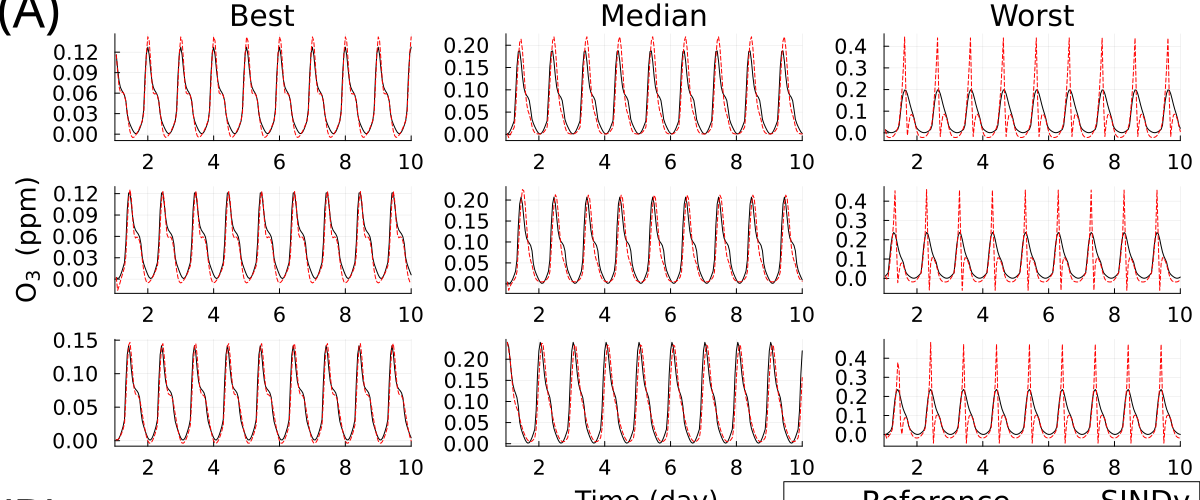

The script that drew this image:
using DataDrivenDiffEq
using LinearAlgebra
using ModelingToolkit
using OrdinaryDiffEq
using Plots
using Statistics
using DataDrivenSparse
using ProgressLogging
using Symbolics
using Optimization
using OptimizationPolyalgorithms
using Combinatorics, Transducers
using OptimizationOptimJL
using ForwardDiff
using JLD2
using Setfield
using StatsBase
using BenchmarkTools
using SciMLSensitivity
using Flux
using Zygote
using DataFrames, CSV
using Hyperopt
using Statistics
import ColorSchemes.tab20
import ColorSchemes.grayC100

cd(Base.source_path()*"/..")
include("../../ref_model/ref_model_hvvar.jl")
using .RefModel

#################### Part 1: generate reference data ####################

ref_model = ChemSys()
nspecs = 11
equations(convert(ODESystem, ref_model.rn))

ndays = 3
timelength = 60 * (ndays * 24) # minutes
saveat = 60.0 # minutes

nruns = 3000
idx = 0

ref_data_all = []
ref_params_all = []
for idx in 0:0
    JLD2.@load "../../dataset/ref_data_train.jld" ref_data_train ref_params_train times_train
    push!(ref_data_all, ref_data_train)
    push!(ref_params_all, ref_params_train)
    global times = times_train
end
ref_data = cat(ref_data_all...;dims=3)
ref_params = vcat(ref_params_all...)


    
    function gen_emit(emit, hv_shift, initphase_2)
        emit_1(t) = emit
        emit_2(t) = emit*sin(t/720*pi - initphase_2) 
        emit_func(t) = 0.95*emit_1(t) + 0.05*emit_2(t)
        return emit_func
    end
    
    function emit_func(emit, hv_shift, initphase_2, t)

        emit_1 = emit
        emit_2 = emit*sin(t/720*pi - initphase_2) 
        emit = 0.95*emit_1  + 0.05*emit_2
        return emit
    end
    
    function gen_hv(hv_shift)
        hv_1(t) = max(sin((t+hv_shift)/720*pi - pi/2),0.0)
        hv_2(t) = max((sin((t+hv_shift)/720*pi - pi/2) + 1.0) / 2.0, 0.0)
        hv_func(t) = hv_1(t) * 0.9 + hv_2(t) * 0.1
        return hv_func
    end

    function hv_func(hv_shift, t)
        hv_1 = max(sin((t+hv_shift)/720*pi - pi/2),0.0)
        hv_2 = max((sin((t+hv_shift)/720*pi - pi/2) + 1.0) / 2.0, 0.0)
        hv_1 * 0.9 + hv_2 * 0.1
    end

    rkppmmin(rk1,press,tempk) = rk1 * 60.0 *  7.34e+15 * press / tempk
    # Reaction rate constants
    rk2(press, tempk) = rkppmmin(6.0e-34 * ( tempk/300. )^(-2.3) * 7.34e+21 * press / tempk, press, tempk)
    rk3(press, tempk) = rkppmmin(2.e-12 * exp(-1400/tempk), press, tempk)
    rk6(press, tempk) = rkppmmin(1.2e-14 * tempk^1 * exp(+287/tempk), press, tempk)
    rk7(press, tempk) = rkppmmin(3.7e-12 * exp(+250/tempk), press, tempk)
    function rk8(press, tempk)
        rk0 = 2.0e-30 * ( tempk/300 )^(-3.0)
        rki = 2.5e-11 * ( tempk/300 )^0
        rm = 7.34e+21 * press / tempk
        rb = 0.6^(1.0 / ( 1.0 + (log10(rk0*rm/rki))^2.0 ))
        rk8 = rk0 * rm * rb / (1.0 + rk0*rm/rki)
        rk8 = rkppmmin(rk8,press,tempk)
    end
    rk10(press, tempk) = rkppmmin(3.3e-12 * exp(-200.0/tempk),press,tempk)
#end




n_pr = 6
idx = 3
n_components = [1, 2, 3, 4][idx]
λ=[7.408656834939568e-6, 5.074705239490476e-6, 4.010572880855496e-5, 2.7471207892708143e-5][idx]
ε=[8.62723729246145e-5, 5.169241873891593e-6, 2.5049415421845025e-5, 1.0092715146305697e-6][idx]
β=[5.202404809619239, 3.2605210420841684 , 3.1843687374749496, 5.754509018036073][idx]

#λ=3.40041193270371e-5
#ε=1.8979216428391035e-6
#β=3.248248248248248

ref_mean = mean(Array(ref_data), dims=(2,3))[:]
B = reshape((Array(ref_data) .- ref_mean) , nspecs, :)
B_ = copy(B)
B_[n_pr,:] .=  B_[n_pr,:].*β
B = B_
F = svd(B)

function create_prob(ref_data, ref_params, times, i)
    press, tempk, emission1_init, emission2_init, emission3_init, emit1_initphase_2, emit2_initphase_2, emit3_initphase_2, hv_shift = ref_params[i]
    hv_func = gen_hv(hv_shift)
    emit1func = gen_emit(emission1_init, hv_shift, emit1_initphase_2)
    emit2func = gen_emit(emission2_init, hv_shift, emit2_initphase_2)
    emit3func = gen_emit(emission3_init, hv_shift, emit3_initphase_2)
    s = (Array(ref_data[:, :, i]) .- ref_mean) 
    s[n_pr,:,:] .=  s[n_pr,:,:] .* β
    X = (F.U[:, 1:n_components]' * s)
    nc =  1.0e-4 # Constant for rate normalization for gradient descent.
    (X = X, t = times,
        U = (u, p, t) -> [emit1func(t), emit2func(t), emit3func(t), hv_func(t)],
        p=[press, tempk, emission1_init, emission2_init, emission3_init, 
        emit1_initphase_2, emit2_initphase_2, emit3_initphase_2,hv_shift]
    )
end

#probnames = Tuple(Symbol.(["prob$i" for i in 1:nruns]));
#probdata = Tuple([create_prob(ref_data, ref_params, times, i) for i in 1:nruns]);
#probtuple = NamedTuple{probnames}(probdata);
#probs = DataDrivenDiffEq.ContinuousDataset(probtuple);

want_specs = setdiff(1:13, [ref_model.specmap["O2"], ref_model.specmap["H2O"]])
specs = reshape((states(ref_model.rn)[want_specs]),(1,11))
specs = [string(i)[1:(end-3)] for i in specs ]


function solve_rmse(ode_prob, forcing_params, data_prob, all_params; kwargs...)
    prob2 = prob_func(ode_prob, forcing_params, all_params, data_prob.X[:,1])
    estimate = solve(prob2, Tsit5(), saveat=saveat)
end

function rmse(ode_prob, ref_params, probs, all_params, nruns)
    estimates = [] 
    truedata = []
    #rmse_sum = 0.0
    for i ∈ 1:nruns
        estimate = solve_rmse(ode_prob, ref_params[i], probs.probs[i], all_params)
        push!(truedata,Array(probs.probs[i].X))
        push!(estimates,Array(estimate)) #
    end
    truedata = permutedims(reshape(vcat(truedata...),(n_components,nruns,:)),(1,3,2)) 
    estimates = permutedims(reshape(vcat(estimates...),(n_components,nruns,:)),(1,3,2))#
    RMSETrain = rmsd(truedata, estimates)
end


function plot_rollout(ode_prob, forcing_params, data_prob, all_params; kwargs...)
    prob2 = prob_func(ode_prob, forcing_params, all_params, data_prob.X[:,1])
    estimate = solve(prob2, Tsit5(),saveat=saveat)
    plot(data_prob.t, data_prob.X',
        label=reshape(["y$(i)" for i in 1:n_components],(1,n_components)), 
        linecolor=[:black :red :blue :orange], xlabel = "Time (s)", ylabel = "Conc. (ppm)", margin = 8Plots.mm
        ; kwargs...)
    plot!(estimate, linestyle=:dash, label=reshape(["y$(i)_pred" for i in 1:n_components],(1,n_components)),
        linecolor=[:black :red :blue :orange], xlabel = "Time (s)", ylabel = "Conc. (ppm)", margin = 8Plots.mm
        ; kwargs...)
    plot!(estimate.t, estimate[hv]./10, label=hv, xlabel = "Time (s)", ylabel = "Conc. (ppm)",
        linecolor=:gray80, margin = 8Plots.mm
        ; kwargs...)
end

function plot_rollouts(ode_prob, ref_params, probs, all_params)
   p = [] 
   for i ∈ 1:16
        push!(p, plot_rollout(ode_prob, ref_params[i], probs.probs[i], all_params;
            legend=(i==1 ? :best : :none),legendfontsize=8))
   end
   plot(p...,size=(1500, 1000))
end

function run_rollout(ode_prob, forcing_params, data_prob, all_params; kwargs...)
    prob2 = prob_func(ode_prob, forcing_params, all_params, data_prob.X[:,1])
    #display(prob2.p)
    estimate = solve(prob2, Tsit5(), saveat=saveat)
end
function run_rollouts(ode_prob, ref_params, probs, all_params)
   for i ∈ 1:nruns
    run_rollout(ode_prob, ref_params[i], probs.probs[i], all_params)
   end
end

function prob_func(prob, forcing_params, all_params, u0)
    x0 = [u[j]=>u0[j] for j in 1:n_components]
    p = copy(all_params)
    p[i_press] = forcing_params[1]
    p[i_tempk] = forcing_params[2]
    p[i_emission1_init] = forcing_params[3]
    p[i_emission2_init] = forcing_params[4]
    p[i_emission3_init] = forcing_params[5]
    p[i_emit1_initphase_2] = forcing_params[6]
    p[i_emit2_initphase_2] = forcing_params[7]
    p[i_emit3_initphase_2] = forcing_params[8]
    p[i_hv_shift] = forcing_params[9]

    remake(prob, 
        u0 = ModelingToolkit.varmap_to_vars(x0, states(simple_sys)),
        p = p,
    )
end

function plot_rollout_decoded(ode_prob, forcing_params, data_prob, ref_data, all_params; kwargs...)
    prob2 = prob_func(ode_prob, forcing_params, all_params, data_prob.X[:,1])
    estimate = solve(prob2, Tsit5(), saveat=saveat)
    decoded = (F.U[:, 1:n_components] * Array(estimate)) .+ ref_mean
    #rmse = StatsBase.rmsd(decoded,ref_data)
    plot(estimate.t, ref_data', linecolor=[:black :red :blue],xlabel="Time (s)", ylabel="Conc. (ppm)" ; kwargs...)
    plot!(estimate.t, decoded', linestyle=:dash, linecolor=[:black :red :blue]; kwargs...)
    plot!(estimate.t, estimate[hv], label=hv, linecolor=:gray80; kwargs...)
end

function plot_rollouts_decoded(ode_prob, times, ref_params, probs, ref_data, all_params, species)
   p = []
   results = run_ensemble(ode_prob, ref_params, probs.probs, all_params)
   for i ∈ 1:16
        decoded = (F.U[:, 1:n_components] * Array(results[i]))
        decoded[n_pr,:] = decoded[n_pr,:]./β
        decoded = decoded .+ ref_mean
        decoded = copy(decoded[species,:])
        
        p1 = plot(times, ref_data[species, :, i]', 
            label=specs[:,species], 
            legend=(i==1 ? :best : :none), 
            linecolor=tab20[1:11]', 
            margin = 8Plots.mm,
            xlabel="Time (s)", ylabel="Conc. (ppm)" )
        plot!(results[i].t, decoded', label= :none, linestyle=:dash, linecolor=tab20[1:11]', margin = 8Plots.mm)
        #plot!(results[i].t, results[i][hv]./10, label=hv, linecolor=:gray80)
        push!(p, p1)
    end
   plot(p..., size=(1500, 1000))
end

function run_pca(ode_prob, ref_params, probs, all_params,nruns)
    estimates = [] 
    truedata = []
    #rmse_sum = 0.0
    for i ∈ 1:nruns
        estimate = solve_rmse(ode_prob, ref_params[i], probs.probs[i], all_params)
        push!(truedata,Array(probs.probs[i].X))
        push!(estimates,Array(estimate)) #
    end
    truedata = permutedims(reshape(vcat(truedata...),(n_components,nruns,:)),(1,3,2)) 
    estimates = permutedims(reshape(vcat(estimates...),(n_components,nruns,:)),(1,3,2))#
    RMSETrain = rmsd(truedata, estimates)
    return truedata, estimates
end
        
        
function run_decoded(ode_prob, ref_params, probs, all_params,nruns)
    estimates = [] 
    #truedata = []
    #rmse_sum = 0.0
    for i ∈ 1:nruns
        estimate = solve_rmse(ode_prob, ref_params[i], probs.probs[i], all_params)
        
        #truedata_ = (F.U[:, 1:n_components] * Array(probs.probs[i].X)) .+ ref_mean
        decoded = (F.U[:, 1:n_components] * Array(estimate))
        decoded[n_pr,:] = decoded[n_pr,:]./β
        decoded = decoded .+ ref_mean
    
        #push!(truedata,Array(truedata_))#
            
        push!(estimates,Array(decoded)) #
    end
    #truedata = permutedims(reshape(vcat(truedata...),(nspecs ,nruns,:)),(1,3,2)) 
    estimates = permutedims(reshape(vcat(estimates...),(nspecs ,nruns,:)),(1,3,2))#
    #RMSE = rmsd(truedata, estimates)
end


function rmse_decoded(ode_prob, ref_params, probs, all_params, ref_data, nruns, specs)
    estimates = [] 
    truedata = []
    rmse_sum = 0.0
    for i ∈ 1:nruns
        estimate = solve_rmse(ode_prob, ref_params[i], probs.probs[i], all_params)
        
        truedata_ = (F.U[:, 1:n_components] * Array(probs.probs[i].X)) .+ ref_mean
        decoded = (F.U[:, 1:n_components] * Array(estimate))
        decoded[n_pr,:] = decoded[n_pr,:]./β
        decoded = decoded .+ ref_mean
    
        push!(truedata,Array(truedata_))#
            
        push!(estimates,Array(decoded)) #
    end
    truedata = ref_data[specs,:,:]
    estimates = permutedims(reshape(vcat(estimates...),(nspecs ,nruns,:)),(1,3,2))[specs,:,:]
    
    truedata = reshape(truedata, (size(truedata)[1]*size(truedata)[2],))
    estimates = reshape(estimates, (size(estimates)[1]*size(estimates)[2],))
    ref_data
    RMSE = rmsd(truedata, estimates)
    #truedata#, estimates
end


function run_ensemble(prob, forcing_params, data_probs, all_params)   
    function setup(prob,i,repeat)
        u0 = data_probs[i].X[:,1]
        prob_func(prob, forcing_params[i], all_params, u0)
    end

    ensemble_prob = EnsembleProblem(prob, prob_func=setup)

    res = solve(ensemble_prob, Tsit5(),EnsembleSerial(),trajectories=length(forcing_params), 
        saveat=saveat)
end


@parameters t
@variables u(t)[1:n_components]
@parameters press tempk hv_shift emit1_initphase_2 emit2_initphase_2 emit3_initphase_2 emission1_init emission2_init emission3_init
@parameters emission1 emission2 emission3 hv
u = collect(u)

h = Num[
    -0.4/(100*12) * 60; 
    -4/(100*15)* 60; 
    -0.5/(100*2) * 60; 
    -0.1/(100*2) * 60; 
    -0.03/2 * 60; 
    -0.1/100 * 60;
    0.001*emission1;
    0.1*emission2;
    0.001*emission3;
    polynomial_basis(u,3);
    polynomial_basis(u,2).*tempk*press;
    polynomial_basis(u,2).*hv;
]

basis = Basis(h, u, parameters = [press, tempk,
                emission1_init, emission2_init, emission3_init, emit1_initphase_2, emit2_initphase_2, emit3_initphase_2, hv_shift], 
                controls = [emission1, emission2, emission3, hv])

#opt = STLSQ(λ)
#tmp_res = solve(probs, basis, opt)

#global rss_val = rss(tmp_res)
#global res = tmp_res

#system = get_basis(res)
#params = get_parameter_map(system)
JLD2.@load "../../sindy_model/model_system_params_3000_ncomp_$(n_components).jld" system params F ref_mean


sys_eqn = (equations(system))
nexp = 3
if nexp%2==0
    expo = nexp+1
else
    expo = nexp +2
end

for i in 1:n_components
   global sys_eqn = @set sys_eqn[i].rhs +=  - ε*(u[i])^expo
end


@variables hv emission1 emission2 emission3
eqs = [
    (sys_eqn);
    hv ~ hv_func(hv_shift, t);
    emission1 ~ emit_func(emission1_init, hv_shift, emit1_initphase_2, t)
    emission2 ~ emit_func(emission2_init, hv_shift, emit2_initphase_2, t)
    emission3 ~ emit_func(emission3_init, hv_shift, emit3_initphase_2, t)

]


@named sys = ODESystem(
    eqs,
    get_iv(system),
    states(system),
    [setdiff(parameters(system), [hv]);],
)
simple_sys = structural_simplify(sys)

ps = [get_parameter_map(system); ]
ode_prob = ODEProblem(simple_sys, zeros(n_components), (times[1], times[end]),ps)

indexof(sym,syms) = findfirst(isequal(sym),syms)
i_press = indexof(press, parameters(sys))
i_tempk = indexof(tempk, parameters(sys))
i_emission1_init = indexof(emission1_init, parameters(sys))
i_emission2_init = indexof(emission2_init, parameters(sys))
i_emission3_init = indexof(emission3_init, parameters(sys))
i_emit1_initphase_2 = indexof(emit1_initphase_2, parameters(sys))
i_emit2_initphase_2 = indexof(emit2_initphase_2, parameters(sys))
i_emit3_initphase_2 = indexof(emit3_initphase_2, parameters(sys))
i_hv_shift = indexof(hv_shift, parameters(sys))



#ref_data_compressed = []
#for i in 1:nruns
#    push!(ref_data_compressed, probs.probs[i].X)
#end
#ref_data_compressed = permutedims(reshape(vcat(ref_data_compressed...),(n_components,nruns,:)),(1,3,2)) 


nruns_test = 375
ndays_test = 10

JLD2.@load "../../dataset/ref_data_test.jld" ref_data_test ref_params_test times_test
probnames_test = Tuple(Symbol.(["prob$i" for i in 1:nruns_test]));
probdata_test = Tuple([create_prob(ref_data_test, ref_params_test, times_test, i) for i in 1:nruns_test]);
probtuple_test = NamedTuple{probnames_test}(probdata_test);
probs_test = DataDrivenDiffEq.ContinuousDataset(probtuple_test);

ode_prob_test = ODEProblem(simple_sys, zeros(n_components), (times_test[1], times_test[end]), ps)

sqrt(sum((ref_data_test[6,:,:]).^2)/(nruns_test*216))
#test_prediction = run_decoded(ode_prob_test, ref_params_test, probs_test, ode_prob_test.p, nruns_test)
#ref_data_test[6,:,1]
#test_prediction[6,:,1]
#specs
#plot(ref_data_test[6,:,11])
#plot!(test_prediction[6,:,11])
#JLD2.jldsave("testing_perform.jld"; ref_data_test, test_prediction, specs)


pwd()
for ispec in 1:11
#num_uns,ind_uns = run_successes(ode_prob_test, ref_params_test, probs_test, ode_prob_test.p, nruns_test)
percent = 95
predd = run_decoded(ode_prob_test, ref_params_test, probs_test, ode_prob_test.p, nruns_test)
ref_data_test
pred6 = run_decoded(ode_prob_test, ref_params_test, probs_test, ode_prob_test.p, nruns_test)[ispec,:,:]
rmsd(predd,ref_data_test)

0.0549
ref6 = ref_data_test[ispec,:,:]
err6 = (pred6 - ref6)#./ref6
mean6 = mean(ref6;dims=2)
upper6, lower6 = [], []
for i in 1:length(times_test)
    push!(upper6, percentile(err6[i,:],percent+(100-percent)/2))
    push!(lower6, percentile(err6[i,:],(100-percent)/2))
end

pred6_90 = run_decoded(ode_prob_test, ref_params_test, probs_test, ode_prob_test.p, nruns_test)[ispec,:,:]
ref6_90 = ref_data_test[ispec,:,:]
err6_90 = (pred6_90 - ref6_90)#./ref6_90
mean6_90 = mean(ref6_90;dims=2)
upper6_90, lower6_90 = [], []
for i in 1:length(times_test)
    push!(upper6_90, percentile(err6_90[i,:],90+(100-90)/2))
    push!(lower6_90, percentile(err6_90[i,:],(100-90)/2))
end
        
pred6_100 = run_decoded(ode_prob_test, ref_params_test, probs_test, ode_prob_test.p, nruns_test)[ispec,:,:]
ref6_100 = ref_data_test[ispec,:,:]
err6_100 = (pred6_100 - ref6_100)#./ref6_100
mean6_100 = mean(ref6_100;dims=2)
upper6_100, lower6_100 = [], []
for i in 1:length(times_test)
    push!(upper6_100, percentile(err6_100[i,:],100+(100-100)/2))
    push!(lower6_100, percentile(err6_100[i,:],(100-100)/2))
end

pred6_80 = run_decoded(ode_prob_test, ref_params_test, probs_test, ode_prob_test.p, nruns_test)[ispec,:,:]
ref6_80 = ref_data_test[ispec,:,:]
err6_80 = (pred6_80 - ref6_80)#./ref6_80
mean6_80 = mean(ref6_80;dims=2)
upper6_80, lower6_80 = [], []
for i in 1:length(times_test)
    push!(upper6_80, percentile(err6_80[i,:],80+(100-80)/2))
    push!(lower6_80, percentile(err6_80[i,:],(100-80)/2))
end

import ColorSchemes.grayC100


rmsebycase = []

for i in 1:size(ref6,2)
    push!(rmsebycase, rmsd(ref6[:,i],pred6[:,i]))
end
rmsebycase
function plot_extreme_cases(scenario, err)

    function plot_case(ref, pred, time, ind, err_, scenario)
        p = [] 
        no = 1
        p_title = plot(title = "$(scenario)",titlefontsize = 20, grid = false, showaxis = false, bottom_margin = -160Plots.px)
        push!(p, p_title)
        for i in ind
            
            ptemp = plot(time./1440, ref[:,i];
                         legend=((no==1 && scenario=="Worst") ? :topright : :none), 
                         labels="Reference",
                         #title = "rmse = $(round(err_[i]; digits = 3))",
                         
                         xtickfontsize = 14, ytickfontsize = 14, 
                         xlabelfontsize = 18, ylabelfontsize = 18,
                         legendfontsize = 20,
                         xlim=(1,10),
                         #xlabel = (scenario == "Median" && no == 3 ? "Time (day)" : ""),
                         ylabel = (scenario == "Best" && no == 2 ? "$(specs[1,ispec]) (ppm)" : ""),
                         #ylim=((no==1 && scenario=="Worst") ? (0.0,0.335) : :best),
                         left_margin = (scenario == "Best" ? 8Plots.mm : 4Plots.mm ),
                         right_margin = (scenario == "Worst" ? 3Plots.mm : 1Plots.mm ),
                         bottom_margin = (no == 3 ? 7Plots.mm : 0Plots.mm ),
                         top_margin = (no == 1 ? 7Plots.mm : 3Plots.mm ),
                         color=:black,
                         formatter = identity)
            plot!(time./1440, pred[:,i]; 
                  labels="SINDy",
                  linestyle=:dash, color=:red)
            push!(p, ptemp)
            no+=1
        end
        plot(p...,size=(1200, 500),layout=(4,1))
    end

    if scenario == "Best"
        minicases = []
        local temp = err
        local inds = Array(1:length(err))
        for i in 1:3
                minicase = findmin(temp)[2]
                push!(minicases,inds[minicase])
                temp = temp[1:end .!= minicase]
                inds = inds[1:end .!= minicase]
        end
        println(minicases)
        plot_idx = setdiff(Array(1:length(err)), inds)
        return plotmin = plot_case(ref6, pred6, times_test, minicases, err, scenario)
    end

    if scenario == "Worst"
        maxicases = []
        local temp = err
        local inds = Array(1:length(err))
        for i in 1:3
                maxicase = findmax(temp)[2]
                push!(maxicases,inds[maxicase])
                temp = temp[1:end .!= maxicase]
                inds = inds[1:end .!= maxicase]
        end
        println(maxicases)
        plot_idx = setdiff(Array(1:length(err)), inds)
        return plotmax = plot_case(ref6, pred6, times_test, maxicases, err, scenario)
    end

    if scenario == "Median"
        rmsebycase_index = hcat(err,1:length(err))
        rmsebycase_index_order = hcat(rmsebycase_index,sortperm(rmsebycase))
        sorted_rmsebycase_index_order = sortslices(rmsebycase_index_order,dims=1,by=x->x[1],rev=false)
        median_ind = [sorted_rmsebycase_index_order[Int(floor(length(rmsebycase)/2))-1,2],
        sorted_rmsebycase_index_order[Int(floor(length(rmsebycase)/2)),2],
        sorted_rmsebycase_index_order[Int(floor(length(rmsebycase)/2))+1,2]]
        println(median_ind)
        return plotmax = plot_case(ref6, pred6, times_test, median_ind, err, scenario)
    end



end

plot_error =  plot(times_test./1440,mean(err6_100;dims=2); 
                   ribbon = (-lower6_100, upper6_100 ),
                   color = grayC100[20],
                   label="100%", 
                   xlabel="Time (day)",
                   ylabel = "$(specs[1,ispec]) (ppm)",
                   titlefontsize = 16,
                   xtickfontsize = 16, ytickfontsize = 16, 
                   xlabelfontsize = 18, ylabelfontsize = 18,
                   legendfontsize = 20,
                   linewidth=0,
                   #yticks=[-0.3, -0.2,-0.1,0,0.1,0.2,0.3],
                   left_margin = 8Plots.mm,
                   bottom_margin = 12Plots.mm,
                   formatter = identity,
                   size=(1200, 300)
                   )
#plot!(times_test./1440,mean(err6;dims=2); linewidth=0, ribbon = ( -lower6 , upper6), color = grayC100[40], label="95%")
plot!(times_test./1440,mean(err6_90;dims=2);linewidth=0, ribbon = (-lower6_90, upper6_90 ), color = grayC100[65], label="90%")
plot!(times_test./1440,mean(err6_80;dims=2); linewidth=0, ribbon = (-lower6_80, upper6_80 ), color = grayC100[100], label="80%")






plot_case_best = plot_extreme_cases("Best",(rmsebycase))
rmsebycase[42],rmsebycase[100],rmsebycase[146]

rmsebycase[100]/mean(ref_data_test)^0.5

plot_case_median = plot_extreme_cases("Median",(rmsebycase))
rmsebycase[181],rmsebycase[167],rmsebycase[372]
plot_case_worst = plot_extreme_cases("Worst",(rmsebycase))
rmsebycase[349],rmsebycase[327],rmsebycase[47]
plot_case_bmw = plot(plot_case_best, plot_case_median, plot_case_worst, layout=(1,3))

#p_title = plot(xlabel="Time (day)", 
#               bottom_margin = 10Plots.mm, 
#               left_margin = -4Plots.mm,
#               xlabelfontsize = 18, grid = false, showaxis = false)

#plot_case_bmw_err = plot(plot_case_bmw,p_title, plot_error,layout=grid(1,3, widths=(0.5,0.001,0.5)))


savefig(plot_case_bmw, "raw/fig5_nspec_$(specs[1,ispec])_ncomp_$(n_components)_case.svg")
savefig(plot_error, "raw/fig5_nspec_$(specs[1,ispec])_ncomp_$(n_components)_err.svg")
end

#plot(plot_case_bmw,plot_error,layout=(2,1),size = (1200,600))
#function rmse_decoded(ode_prob, ref_params, probs, all_params, ref_data, ref_mean, nruns, specs)
#    estimates = [] 
#    truedata = []
#    rmse_sum = 0.0
#    for i ∈ 1:nruns
#        estimate = solve_rmse(ode_prob, ref_params[i], probs.probs[i], all_params)
#        decoded = (F.U[:, 1:n_components] * Array(estimate))
#        decoded[6,:] = decoded[6,:]./β
#        decoded = decoded .+ ref_mean
#            
#        push!(estimates,Array(decoded)) #
#    end
#    truedata = ref_data[specs,:,:]
#    estimates = permutedims(reshape(vcat(estimates...),(nspecs ,nruns,:)),(1,3,2))[specs,:,:]
#    println(size(truedata),size(estimates))
#    truedata = reshape(truedata, (size(truedata)[1]*size(truedata)[2]*size(truedata)[3],))
#    estimates = reshape(estimates, (size(estimates)[1]*size(estimates)[2]*size(estimates)[3],))
#    RMSE = rmsd(truedata, estimates)
#end

#RMSETestDecoded = rmse_decoded(ode_prob_test, ref_params_test, probs_test, ode_prob_test.p, ref_data_test, ref_mean, nruns_test, 1:11)
1
